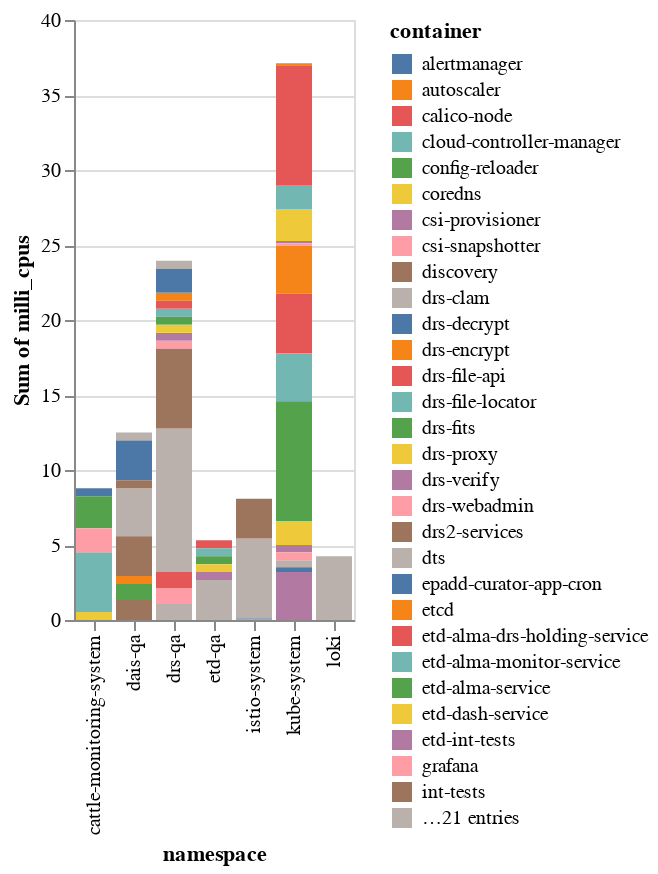

Source (notebook cell):
### Code cell
alt.Chart(
    final_df.select( # type: ignore
        pl.col("*").exclude("milli_cpus"),
        milli_cpus=(pl.col("milli_cpus") / total_milli_cpus) * 100
    )
).mark_bar().encode(
    x='namespace',
    y='sum(milli_cpus)',
    color='container',
)

### Figure 1 — Vega-Lite specification as saved in the notebook (floating-point values rounded to 4 significant figures; data arrays with more than 128 entries replaced by an {"elided": "..."} marker saying what was removed)
{"config": {"view": {"continuousWidth": 300, "continuousHeight": 300}}, "data": {"name": "data-d12037f1ab50d310e2cd3ca73fa30399"}, "mark": {"type": "bar"}, "encoding": {"color": {"field": "container", "type": "nominal"}, "x": {"field": "namespace", "type": "nominal"}, "y": {"aggregate": "sum", "field": "milli_cpus", "type": "quantitative"}}, "$schema": "https://vega.github.io/schema/vega-lite/v5.20.1.json", "datasets": {"data-d12037f1ab50d310e2cd3ca73fa30399": {"elided": "159 records"}}}
